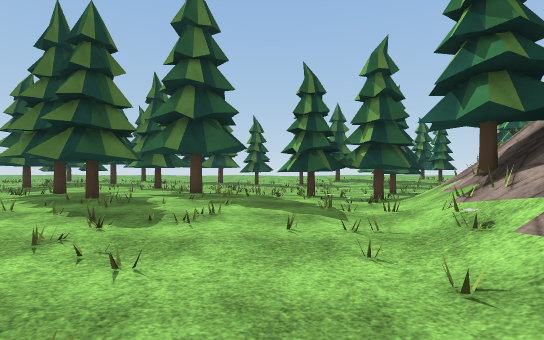
View 1 (above)

19 first-person views from a walk through a scene from a Unity 3-D project. The camera is 1.5 m above the floor, looks level and sees 85° across. The floor is counted in squares, 2 m on a side. Each view is taken from the middle of a square. On the plan, view 1 faces up. The plan holds only what a view shows up to about 10 squares ahead; the rest is blank. The place goes on beyond the plan. Surface patterns are stand-ins for the level's own textures.

View 2
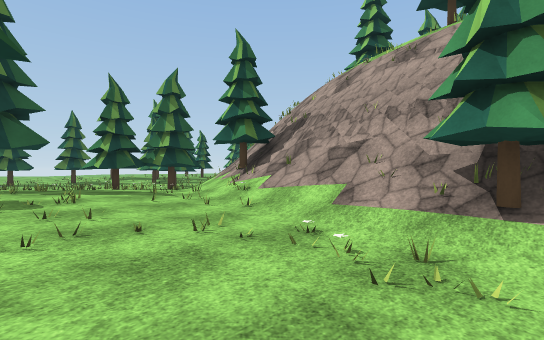

View 3
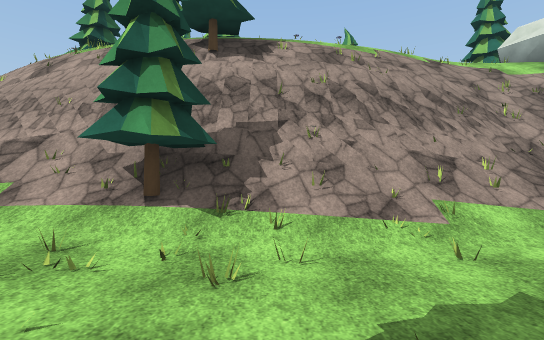

View 4
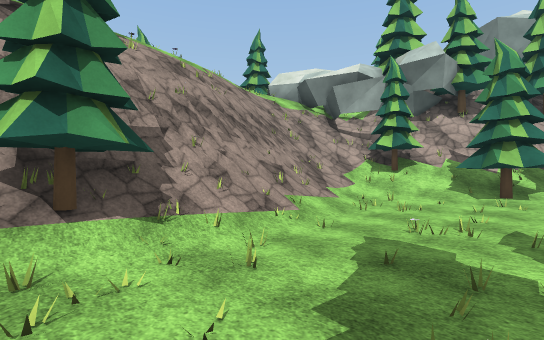

View 5
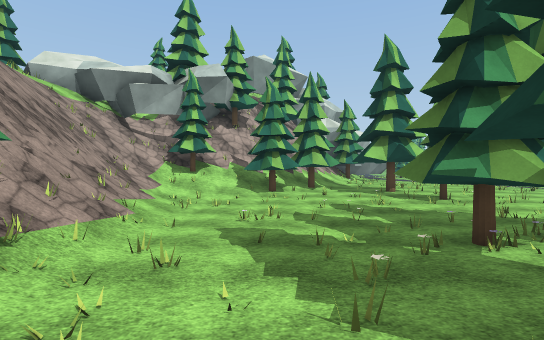

View 6
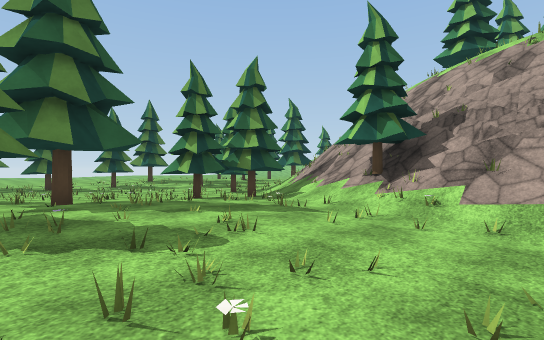

View 7
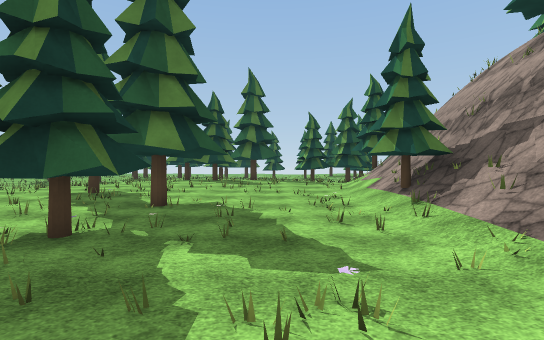

View 8
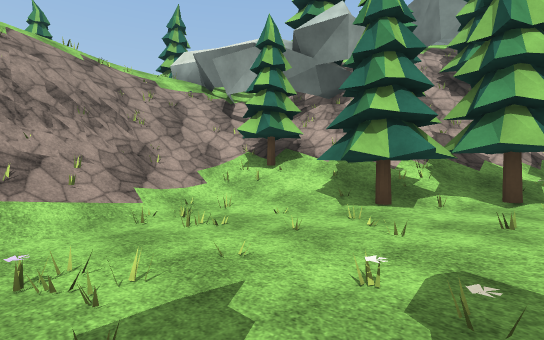

View 9
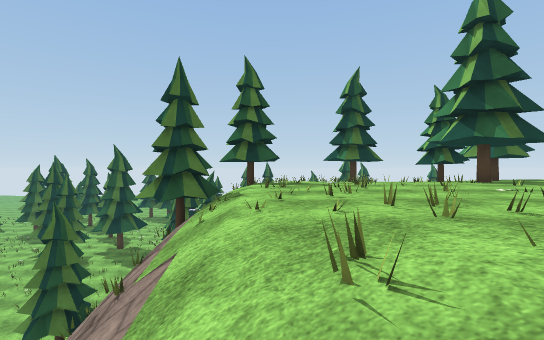

View 10
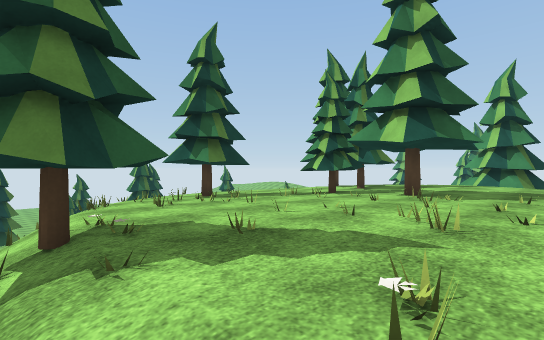

View 11
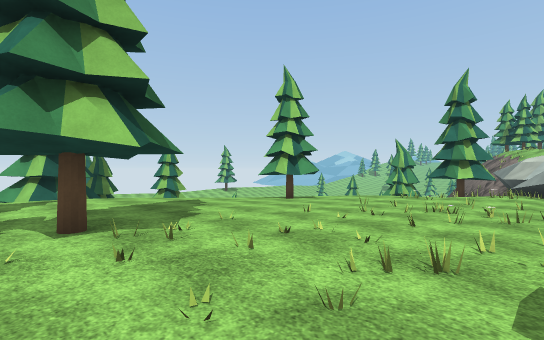

View 12
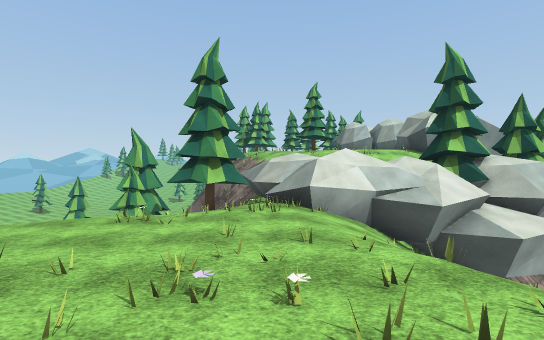

View 13
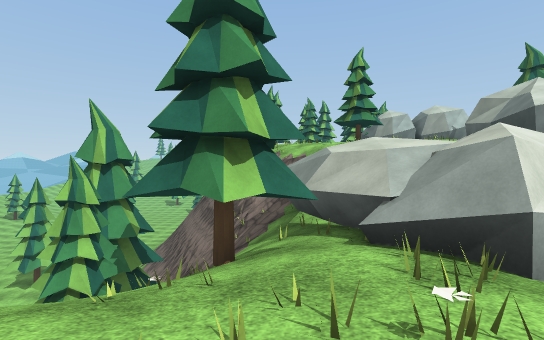

View 14
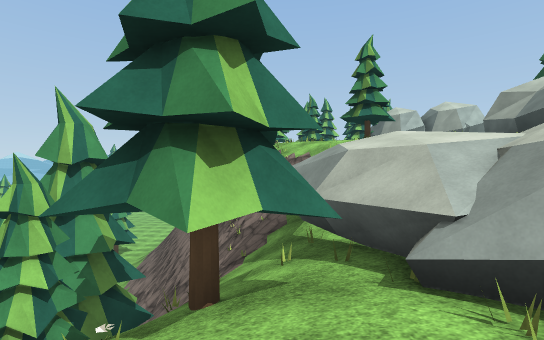

View 15
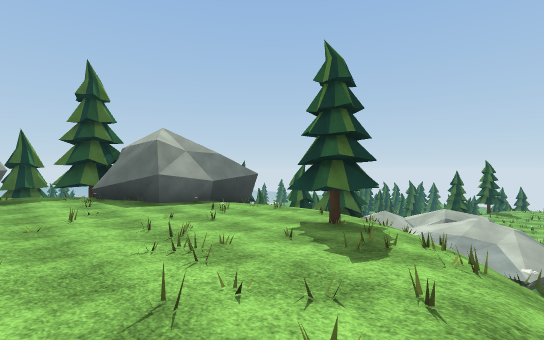

View 16
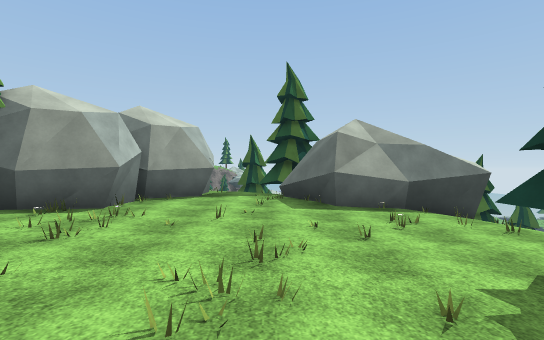

View 17
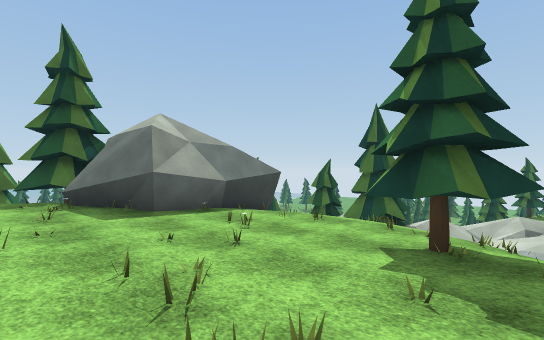

View 18
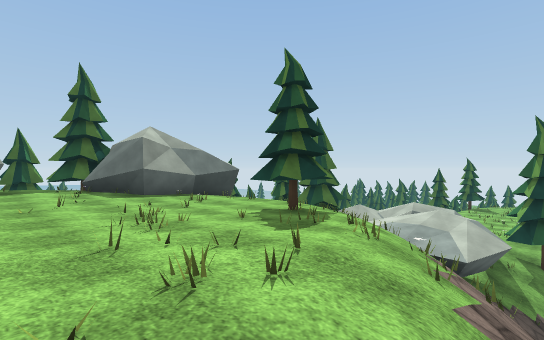

View 19
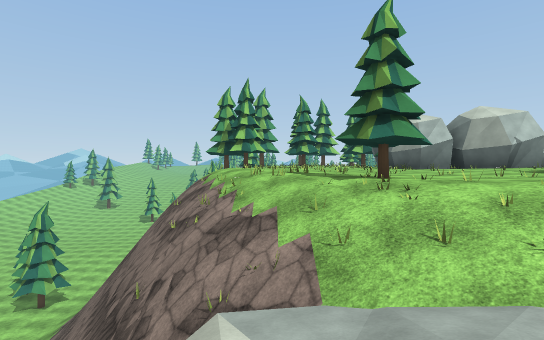

### Floor plan
Key: @ floor where view 1 was taken; # wall or solid block; x gap in a wall; . main floor; - floor 0.5 m lower than the main floor; : floor 1.25 m higher than the main floor; + floor 1.5 m higher than the main floor; * floor 2 m higher than the main floor; % floor 3.25 m higher than the main floor; & floor 3.5 m higher than the main floor; _ floor 7.5 m lower than the main floor; < floor 8 m lower than the main floor; ( floor 8.5 m lower than the main floor; / step, stairs or slope; = window, fence, low wall or low ledge; v drop or lower ground.
Columns run from 3 left of view 1 to 17 right of it. Each row starts with its distance up from view 1.
 10 #<<<<< ##
  9 <<<<<<<<
  8  #<####/
  7 ##x####//
  6 #___<<//=
  5 #_____///   /--
  4 ____</#/////# --
  3 <<<<<x#=//--##--
  2 <<<<</=v//..---.
  1 <<<<</#v/.....###
  0 <<<@//#v##.........
 -1 <<<///##//....#..../#
 -2 <<<<=###/........../#
 -3 #<<</=#v/.......... #
 -4 #(((//#v//.........
 -5 ((((</#v/.......---
 -6 <</<<=#v//.....---
 -7 <<<////#//....--##
 -8 <<<<<//=///...---
 -9 <<#//=////-.../-
-10  ##/####//#=#-/
-11 ##///# ////=#=
-12 /////##///*#=/ =
-13 /// ###////////##
-14   #  //  +*+ //#
-15   #      +/:///#
-16    #// =////////
-17    ##/%%%////v##/
-18     #//%%#%//=v#/
-19     #%/%%#%/=/v##
-20  ####%%%%%%%//v #
-21  ##&&%%%%%%&%/vv#
-22   &&&&%%%%&&&/vv
-23   ##&&&/&&&&&/
-24    ####/&

Where each view was taken, in squares from view 1:
view 1: 0 up, 0 right, facing up
view 2: 2 down, 2 left, facing up-right
view 3: 3 down, 2 left, facing right
view 4: 1 down, 2 left, facing down-right
view 5: 0 up, 1 left, facing down
view 6: 1 up, 3 left, facing up-right
view 7: 7 down, 1 left, facing up
view 8: 5 down, 3 left, facing down-right
view 9: 8 down, 6 right, facing up
view 10: 3 down, 5 right, facing up-right
view 11: 0 up, 7 right, facing down-right
view 12: 4 down, 8 right, facing down
view 13: 8 down, 9 right, facing down
view 14: 9 down, 9 right, facing down
view 15: 23 down, 9 right, facing up-left
view 16: 21 down, 8 right, facing left
view 17: 22 down, 7 right, facing up-left
view 18: 23 down, 10 right, facing up-left
view 19: 13 down, 8 right, facing down
